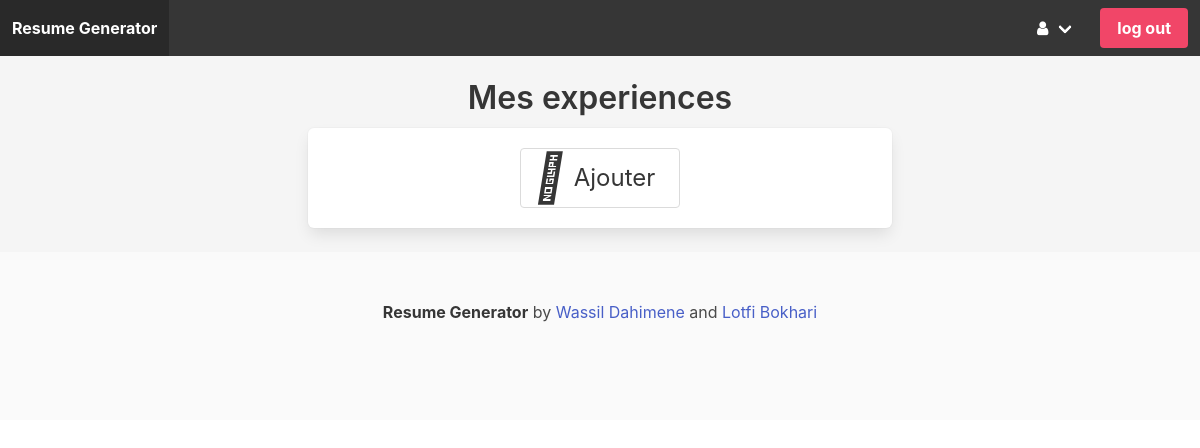
Page /experiences/ (signed in) on the earlier database version.
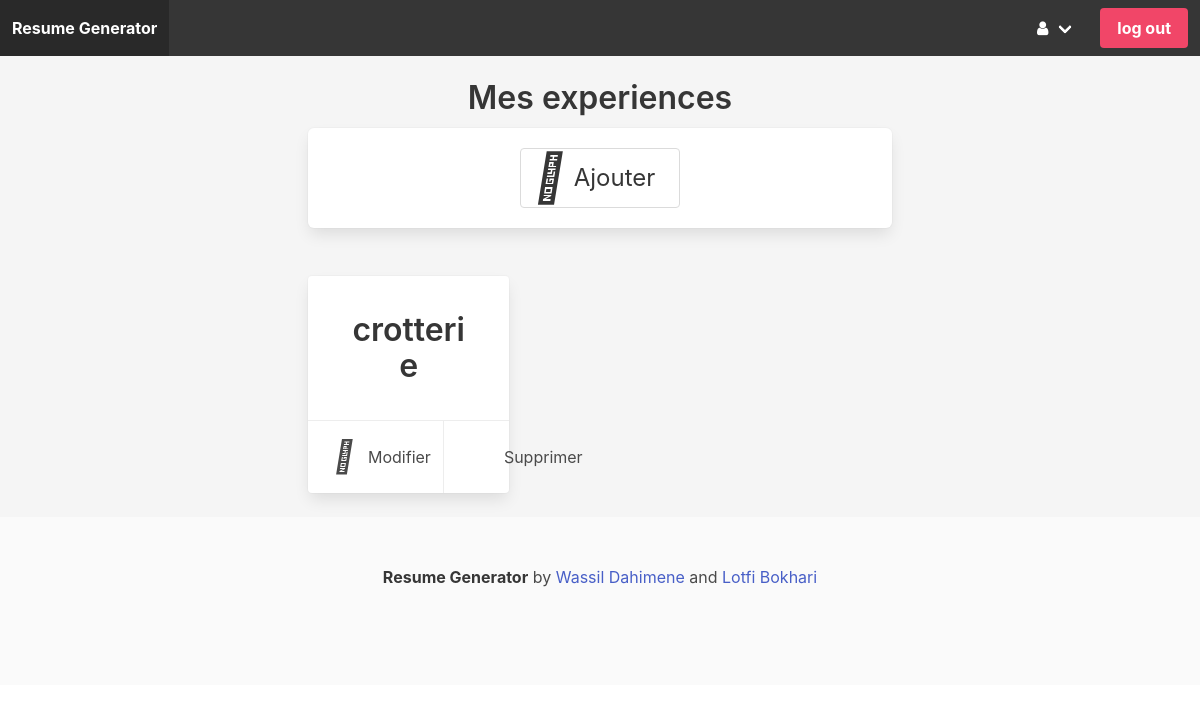
Same page on the later database version.
### core/models.py (models this page shows, shortened)
class Experience(models.Model):
    author = models.ForeignKey(settings.AUTH_USER_MODEL,on_delete=models.CASCADE)
    title = models.CharField(max_length=100, blank =True, null=True,verbose_name="Titre de l'experience")
    begin_date = models.DateField(verbose_name="date de debut", null = True, blank=True)
    end_date = models.DateField(verbose_name="date de fin", null = True, blank=True)
    facility = models.CharField(max_length=100, blank =True, null=True,verbose_name="Etablissement")
    place = models.CharField(max_length=100, blank =True, null=True,verbose_name="Lieu")
    description = models.TextField(blank = True,
                            verbose_name="description", null=True)
    class Meta:
        verbose_name = "experience"
        ordering = ['begin_date']

### core/views.py (the view)
# urls.py: path('experiences/',view_experiences,name='view_experiences'),
@login_required(login_url='/accounts/login')
def view_experiences(request):
    experiences = Experience.objects.filter(author=request.user.id)
    data = {'experiences':experiences,  'experiences_active':"active"}
    return render(request, 'experiences.html', data)

### core/templates/experiences.html (shortened to what this page needs)
{% extends 'base.html' %}
{% block content %}
<div class="container">
<div class="columns is-mobile is-centered">
    <div class="column is-8">
        <div class="block has-text-centered m-5">
            <h1 class="title m-3"> Mes experiences </h1>
            <div class="box">
            <div class="buttons are-large is-centered">
               <a class="button is-centered" id="addskill">
                    <span class="icon is-large">
                   <i class="fas fa-plus fa-2x "></i>  </span>
                   <span>Ajouter</span>
                    </a>
            </div>
          </div>
        </div>
        <div class="container">
          <div class="columns is-mobile">
              <div class="column is-5">
        {% for experience in experiences %}
 <div class="block has-text-centered m-5">
      <div class="card">
  <div class="card-content">
            <p class="title m-3"> {{ experience.title }} </p>
          </div>
            <footer class="card-footer">
      <p class="card-footer-item">
   <span class="icon is-large">
  <i class="fas fa-edit fa-2x "></i>  </span> Modifier
    </p>
  <p class="card-footer-item">
   <span class="icon is-large">
    </span> Supprimer
    </p>
  </footer>
           </div>
           </div>
           {% endfor %}
      </div>
    </div>
    </div>
    </div>
</div>
</div>
{% endblock %}

### core/templates/base.html (shortened to what this page needs)
<!DOCTYPE html>
<html lang="en">
<head>
    <link rel="stylesheet" href="https://cdn.jsdelivr.net/npm/bulma@0.9.1/css/bulma.min.css">
    <link
  href="http://cdnjs.cloudflare.com/ajax/libs/font-awesome/4.3.0/css/font-awesome.css"
  rel="stylesheet"  type='text/css'>
</head>
<body class="has-background-light">
    <nav class="navbar is-dark">
        <div class="navbar-brand">
            <a class="navbar-item" href="{% url  'homepage' %}">
                <strong> Resume Generator</strong>
            </a>
        </div>
        <div class="navbar-menu  is-active">
            <div class="navbar-end">
                    {% if request.user.is_authenticated %}
                    <div class="navbar-item has-dropdown is-hoverable">
                        <a class="navbar-link">
                          <i class="fa fa-user"></i>
                        </a>
                      </div>
                    <div class="navbar-item">
                    <div class="buttons">
                        <a href="{% url 'account_logout' %}" class="button is-danger"> <strong>log out</strong></a>
                    </div>
                    {% endif %}
                </div>
            </div>
    </nav>
    {% block content %}
    {% endblock %}
    <footer class="footer">
        <div class="content has-text-centered">
          <p>
            <strong>Resume Generator</strong> by <a href="https://github.com/WassilDahi">Wassil Dahimene</a> and   <a href="https://github.com/WassilDahi">Lotfi Bokhari</a>
          </p>
        </div>
      </footer>
</body>
</html>

Differences in the rows shown:
added Experience: title "crotterie"
